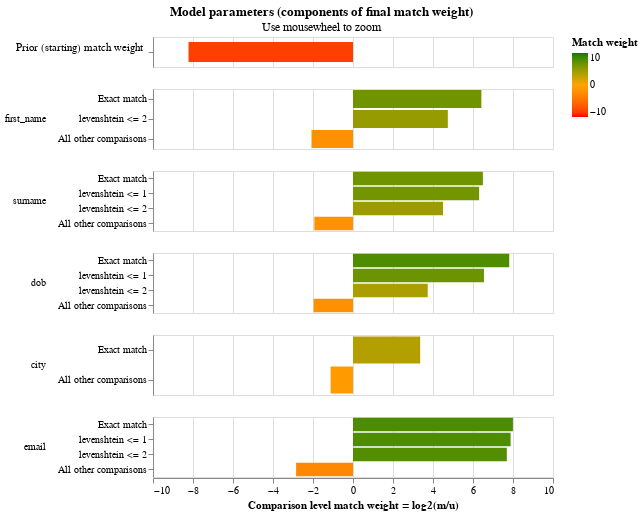

The notebook cell saved with this chart:
### Markdown cell above
## Visualising model parameters

Splink can generate a number of charts to help you understand your model.  For an introduction to these charts and how to interpret them, please see [this](https://www.youtube.com/watch?v=msz3T741KQI&t=507s) video.

The final estimated match weights can be viewed in the match weights chart:

### Code cell
linker.match_weights_chart()

### Figure 1 — Vega-Lite specification as saved in the notebook (floating-point values rounded to 4 significant figures)
{"$schema": "https://vega.github.io/schema/vega-lite/v5.2.json", "config": {"header": {"title": null}, "mark": {"tooltip": null}, "title": {"anchor": "middle"}, "view": {"height": 60, "width": 400}}, "data": {"values": [{"bayes_factor": 0.003343, "bayes_factor_description": "The probability that two random records drawn at random match is 0.003 or one in  300.1 records.This is equivalent to a starting match weight of -8.225.", "comparison_name": "probability_two_random_records_match", "comparison_sort_order": -1, "comparison_vector_value": 0, "has_tf_adjustments": false, "is_null_level": false, "label_for_charts": "", "log2_bayes_factor": -8.225, "m_probability": null, "m_probability_description": null, "max_comparison_vector_value": 0, "probability_two_random_records_match": 0.003332, "sql_condition": null, "tf_adjustment_column": null, "tf_adjustment_weight": null, "u_probability": null, "u_probability_description": null}, {"bayes_factor": 85.55, "bayes_factor_description": "If comparison level is `exact match` then comparison is 85.55 times more likely to be a match", "comparison_name": "first_name", "comparison_sort_order": 0, "comparison_vector_value": 2, "has_tf_adjustments": false, "is_null_level": false, "label_for_charts": "Exact match", "log2_bayes_factor": 6.419, "m_probability": 0.4956, "m_probability_description": "Amongst matching record comparisons, 49.56% of records are in the exact match comparison level", "max_comparison_vector_value": 2, "probability_two_random_records_match": 0.003332, "sql_condition": "\"first_name_l\" = \"first_name_r\"", "tf_adjustment_column": null, "tf_adjustment_weight": 1, "u_probability": 0.005794, "u_probability_description": "Amongst non-matching record comparisons, 0.58% of records are in the exact match comparison level"}, {"bayes_factor": 26.75, "bayes_factor_description": "If comparison level is `levenshtein <= 2` then comparison is 26.75 times more likely to be a match", "comparison_name": "first_name", "comparison_sort_order": 0, "comparison_vector_value": 1, "has_tf_adjustments": false, "is_null_level": false, "label_for_charts": "levenshtein <= 2", "log2_bayes_factor": 4.742, "m_probability": 0.2707, "m_probability_description": "Amongst matching record comparisons, 27.07% of records are in the levenshtein <= 2 comparison level", "max_comparison_vector_value": 2, "probability_two_random_records_match": 0.003332, "sql_condition": "levenshtein(\"first_name_l\", \"first_name_r\") <= 2", "tf_adjustment_column": null, "tf_adjustment_weight": 1, "u_probability": 0.01012, "u_probability_description": "Amongst non-matching record comparisons, 1.01% of records are in the levenshtein <= 2 comparison level"}, {"bayes_factor": 0.2374, "bayes_factor_description": "If comparison level is `all other comparisons` then comparison is  4.21 times less likely to be a match", "comparison_name": "first_name", "comparison_sort_order": 0, "comparison_vector_value": 0, "has_tf_adjustments": false, "is_null_level": false, "label_for_charts": "All other comparisons", "log2_bayes_factor": -2.074, "m_probability": 0.2336, "m_probability_description": "Amongst matching record comparisons, 23.36% of records are in the all other comparisons comparison level", "max_comparison_vector_value": 2, "probability_two_random_records_match": 0.003332, "sql_condition": "ELSE", "tf_adjustment_column": null, "tf_adjustment_weight": 1, "u_probability": 0.9841, "u_probability_description": "Amongst non-matching record comparisons, 98.41% of records are in the all other comparisons comparison level"}, {"bayes_factor": 90.17, "bayes_factor_description": "If comparison level is `exact match` then comparison is 90.17 times more likely to be a match", "comparison_name": "surname", "comparison_sort_order": 1, "comparison_vector_value": 3, "has_tf_adjustments": false, "is_null_level": false, "label_for_charts": "Exact match", "log2_bayes_factor": 6.495, "m_probability": 0.4409, "m_probability_description": "Amongst matching record comparisons, 44.09% of records are in the exact match comparison level", "max_comparison_vector_value": 3, "probability_two_random_records_match": 0.003332, "sql_condition": "\"surname_l\" = \"surname_r\"", "tf_adjustment_column": null, "tf_adjustment_weight": 1, "u_probability": 0.00489, "u_probability_description": "Amongst non-matching record comparisons, 0.49% of records are in the exact match comparison level"}, {"bayes_factor": 79.15, "bayes_factor_description": "If comparison level is `levenshtein <= 1` then comparison is 79.15 times more likely to be a match", "comparison_name": "surname", "comparison_sort_order": 1, "comparison_vector_value": 2, "has_tf_adjustments": false, "is_null_level": false, "label_for_charts": "levenshtein <= 1", "log2_bayes_factor": 6.307, "m_probability": 0.1871, "m_probability_description": "Amongst matching record comparisons, 18.71% of records are in the levenshtein <= 1 comparison level", "max_comparison_vector_value": 3, "probability_two_random_records_match": 0.003332, "sql_condition": "levenshtein(\"surname_l\", \"surname_r\") <= 1", "tf_adjustment_column": null, "tf_adjustment_weight": 1, "u_probability": 0.002364, "u_probability_description": "Amongst non-matching record comparisons, 0.24% of records are in the levenshtein <= 1 comparison level"}, {"bayes_factor": 22.6, "bayes_factor_description": "If comparison level is `levenshtein <= 2` then comparison is 22.60 times more likely to be a match", "comparison_name": "surname", "comparison_sort_order": 1, "comparison_vector_value": 1, "has_tf_adjustments": false, "is_null_level": false, "label_for_charts": "levenshtein <= 2", "log2_bayes_factor": 4.498, "m_probability": 0.1132, "m_probability_description": "Amongst matching record comparisons, 11.32% of records are in the levenshtein <= 2 comparison level", "max_comparison_vector_value": 3, "probability_two_random_records_match": 0.003332, "sql_condition": "levenshtein(\"surname_l\", \"surname_r\") <= 2", "tf_adjustment_column": null, "tf_adjustment_weight": 1, "u_probability": 0.005009, "u_probability_description": "Amongst non-matching record comparisons, 0.50% of records are in the levenshtein <= 2 comparison level"}, {"bayes_factor": 0.2619, "bayes_factor_description": "If comparison level is `all other comparisons` then comparison is  3.82 times less likely to be a match", "comparison_name": "surname", "comparison_sort_order": 1, "comparison_vector_value": 0, "has_tf_adjustments": false, "is_null_level": false, "label_for_charts": "All other comparisons", "log2_bayes_factor": -1.933, "m_probability": 0.2587, "m_probability_description": "Amongst matching record comparisons, 25.87% of records are in the all other comparisons comparison level", "max_comparison_vector_value": 3, "probability_two_random_records_match": 0.003332, "sql_condition": "ELSE", "tf_adjustment_column": null, "tf_adjustment_weight": 1, "u_probability": 0.9877, "u_probability_description": "Amongst non-matching record comparisons, 98.77% of records are in the all other comparisons comparison level"}, {"bayes_factor": 224.6, "bayes_factor_description": "If comparison level is `exact match` then comparison is 224.62 times more likely to be a match", "comparison_name": "dob", "comparison_sort_order": 2, "comparison_vector_value": 3, "has_tf_adjustments": false, "is_null_level": false, "label_for_charts": "Exact match", "log2_bayes_factor": 7.811, "m_probability": 0.3926, "m_probability_description": "Amongst matching record comparisons, 39.26% of records are in the exact match comparison level", "max_comparison_vector_value": 3, "probability_two_random_records_match": 0.003332, "sql_condition": "\"dob_l\" = \"dob_r\"", "tf_adjustment_column": null, "tf_adjustment_weight": 1, "u_probability": 0.001748, "u_probability_description": "Amongst non-matching record comparisons, 0.17% of records are in the exact match comparison level"}, {"bayes_factor": 93.59, "bayes_factor_description": "If comparison level is `levenshtein <= 1` then comparison is 93.59 times more likely to be a match", "comparison_name": "dob", "comparison_sort_order": 2, "comparison_vector_value": 2, "has_tf_adjustments": false, "is_null_level": false, "label_for_charts": "levenshtein <= 1", "log2_bayes_factor": 6.548, "m_probability": 0.1499, "m_probability_description": "Amongst matching record comparisons, 14.99% of records are in the levenshtein <= 1 comparison level", "max_comparison_vector_value": 3, "probability_two_random_records_match": 0.003332, "sql_condition": "levenshtein(\"dob_l\", \"dob_r\") <= 1", "tf_adjustment_column": null, "tf_adjustment_weight": 1, "u_probability": 0.001602, "u_probability_description": "Amongst non-matching record comparisons, 0.16% of records are in the levenshtein <= 1 comparison level"}, {"bayes_factor": 13.32, "bayes_factor_description": "If comparison level is `levenshtein <= 2` then comparison is 13.32 times more likely to be a match", "comparison_name": "dob", "comparison_sort_order": 2, "comparison_vector_value": 1, "has_tf_adjustments": false, "is_null_level": false, "label_for_charts": "levenshtein <= 2", "log2_bayes_factor": 3.736, "m_probability": 0.2067, "m_probability_description": "Amongst matching record comparisons, 20.67% of records are in the levenshtein <= 2 comparison level", "max_comparison_vector_value": 3, "probability_two_random_records_match": 0.003332, "sql_condition": "levenshtein(\"dob_l\", \"dob_r\") <= 2", "tf_adjustment_column": null, "tf_adjustment_weight": 1, "u_probability": 0.01552, "u_probability_description": "Amongst non-matching record comparisons, 1.55% of records are in the levenshtein <= 2 comparison level"}, {"bayes_factor": 0.2556, "bayes_factor_description": "If comparison level is `all other comparisons` then comparison is  3.91 times less likely to be a match", "comparison_name": "dob", "comparison_sort_order": 2, "comparison_vector_value": 0, "has_tf_adjustments": false, "is_null_level": false, "label_for_charts": "All other comparisons", "log2_bayes_factor": -1.968, "m_probability": 0.2508, "m_probability_description": "Amongst matching record comparisons, 25.08% of records are in the all other comparisons comparison level", "max_comparison_vector_value": 3, "probability_two_random_records_match": 0.003332, "sql_condition": "ELSE", "tf_adjustment_column": null, "tf_adjustment_weight": 1, "u_probability": 0.9811, "u_probability_description": "Amongst non-matching record comparisons, 98.11% of records are in the all other comparisons comparison level"}, {"bayes_factor": 10.26, "bayes_factor_description": "If comparison level is `exact match` then comparison is 10.26 times more likely to be a match", "comparison_name": "city", "comparison_sort_order": 3, "comparison_vector_value": 1, "has_tf_adjustments": true, "is_null_level": false, "label_for_charts": "Exact match", "log2_bayes_factor": 3.359, "m_probability": 0.5657, "m_probability_description": "Amongst matching record comparisons, 56.57% of records are in the exact match comparison level", "max_comparison_vector_value": 1, "probability_two_random_records_match": 0.003332, "sql_condition": "\"city_l\" = \"city_r\"", "tf_adjustment_column": "city", "tf_adjustment_weight": 1, "u_probability": 0.05515, "u_probability_description": "Amongst non-matching record comparisons, 5.51% of records are in the exact match comparison level"}, {"bayes_factor": 0.4597, "bayes_factor_description": "If comparison level is `all other comparisons` then comparison is  2.18 times less likely to be a match", "comparison_name": "city", "comparison_sort_order": 3, "comparison_vector_value": 0, "has_tf_adjustments": false, "is_null_level": false, "label_for_charts": "All other comparisons", "log2_bayes_factor": -1.121, "m_probability": 0.4343, "m_probability_description": "Amongst matching record comparisons, 43.43% of records are in the all other comparisons comparison level", "max_comparison_vector_value": 1, "probability_two_random_records_match": 0.003332, "sql_condition": "ELSE", "tf_adjustment_column": null, "tf_adjustment_weight": 1, "u_probability": 0.9449, "u_probability_description": "Amongst non-matching record comparisons, 94.49% of records are in the all other comparisons comparison level"}, {"bayes_factor": 255.4, "bayes_factor_description": "If comparison level is `exact match` then comparison is 255.42 times more likely to be a match", "comparison_name": "email", "comparison_sort_order": 4, "comparison_vector_value": 3, "has_tf_adjustments": false, "is_null_level": false, "label_for_charts": "Exact match", "log2_bayes_factor": 7.997, "m_probability": 0.5604, "m_probability_description": "Amongst matching record comparisons, 56.04% of records are in the exact match comparison level", "max_comparison_vector_value": 3, "probability_two_random_records_match": 0.003332, "sql_condition": "\"email_l\" = \"email_r\"", "tf_adjustment_column": null, "tf_adjustment_weight": 1, "u_probability": 0.002194, "u_probability_description": "Amongst non-matching record comparisons, 0.22% of records are in the exact match comparison level"}, {"bayes_factor": 235.5, "bayes_factor_description": "If comparison level is `levenshtein <= 1` then comparison is 235.46 times more likely to be a match", "comparison_name": "email", "comparison_sort_order": 4, "comparison_vector_value": 2, "has_tf_adjustments": false, "is_null_level": false, "label_for_charts": "levenshtein <= 1", "log2_bayes_factor": 7.879, "m_probability": 0.1727, "m_probability_description": "Amongst matching record comparisons, 17.27% of records are in the levenshtein <= 1 comparison level", "max_comparison_vector_value": 3, "probability_two_random_records_match": 0.003332, "sql_condition": "levenshtein(\"email_l\", \"email_r\") <= 1", "tf_adjustment_column": null, "tf_adjustment_weight": 1, "u_probability": 0.0007334, "u_probability_description": "Amongst non-matching record comparisons, 0.07% of records are in the levenshtein <= 1 comparison level"}, {"bayes_factor": 206.6, "bayes_factor_description": "If comparison level is `levenshtein <= 2` then comparison is 206.64 times more likely to be a match", "comparison_name": "email", "comparison_sort_order": 4, "comparison_vector_value": 1, "has_tf_adjustments": false, "is_null_level": false, "label_for_charts": "levenshtein <= 2", "log2_bayes_factor": 7.691, "m_probability": 0.1283, "m_probability_description": "Amongst matching record comparisons, 12.83% of records are in the levenshtein <= 2 comparison level", "max_comparison_vector_value": 3, "probability_two_random_records_match": 0.003332, "sql_condition": "levenshtein(\"email_l\", \"email_r\") <= 2", "tf_adjustment_column": null, "tf_adjustment_weight": 1, "u_probability": 0.0006208, "u_probability_description": "Amongst non-matching record comparisons, 0.06% of records are in the levenshtein <= 2 comparison level"}, {"bayes_factor": 0.1392, "bayes_factor_description": "If comparison level is `all other comparisons` then comparison is  7.19 times less likely to be a match", "comparison_name": "email", "comparison_sort_order": 4, "comparison_vector_value": 0, "has_tf_adjustments": false, "is_null_level": false, "label_for_charts": "All other comparisons", "log2_bayes_factor": -2.845, "m_probability": 0.1387, "m_probability_description": "Amongst matching record comparisons, 13.87% of records are in the all other comparisons comparison level", "max_comparison_vector_value": 3, "probability_two_random_records_match": 0.003332, "sql_condition": "ELSE", "tf_adjustment_column": null, "tf_adjustment_weight": 1, "u_probability": 0.9965, "u_probability_description": "Amongst non-matching record comparisons, 99.65% of records are in the all other comparisons comparison level"}]}, "resolve": {"axis": {"y": "independent"}, "scale": {"y": "independent"}}, "selection": {"zoom_selector": {"bind": "scales", "encodings": ["x"], "type": "interval"}}, "title": {"subtitle": "Use mousewheel to zoom", "text": "Model parameters (components of final match weight)"}, "vconcat": [{"encoding": {"color": {"field": "log2_bayes_factor", "scale": {"domain": [-10, 0, 10], "range": ["red", "orange", "green"]}, "title": "Match weight", "type": "quantitative"}, "tooltip": [{"field": "comparison_name", "title": "Comparison name", "type": "nominal"}, {"field": "probability_two_random_records_match", "format": ".4f", "title": "Probability two random records match", "type": "nominal"}, {"field": "log2_bayes_factor", "format": ",.4f", "title": "Equivalent match weight", "type": "quantitative"}, {"field": "bayes_factor_description", "title": "Match weight description", "type": "nominal"}], "x": {"axis": {"domain": false, "labels": false, "ticks": false, "title": ""}, "field": "log2_bayes_factor", "scale": {"domain": [-10, 10]}, "type": "quantitative"}, "y": {"axis": {"title": "Prior (starting) match weight", "titleAlign": "right", "titleAngle": 0, "titleFontWeight": "normal"}, "field": "label_for_charts", "sort": {"field": "comparison_vector_value", "order": "descending"}, "type": "nominal"}}, "height": 30, "mark": {"clip": true, "height": 20, "type": "bar"}, "selection": {"zoom_selector": {"bind": "scales", "encodings": ["x"], "type": "interval"}}, "transform": [{"filter": "(datum.comparison_name == 'probability_two_random_records_match')"}]}, {"encoding": {"color": {"field": "log2_bayes_factor", "scale": {"domain": [-10, 0, 10], "range": ["red", "orange", "green"]}, "title": "Match weight", "type": "quantitative"}, "row": {"field": "comparison_name", "header": {"labelAlign": "left", "labelAnchor": "middle", "labelAngle": 0}, "sort": {"field": "comparison_sort_order"}, "type": "nominal"}, "tooltip": [{"field": "comparison_name", "title": "Comparison name", "type": "nominal"}, {"field": "label_for_charts", "title": "Label", "type": "ordinal"}, {"field": "sql_condition", "title": "SQL condition", "type": "nominal"}, {"field": "m_probability", "format": ".4f", "title": "M probability", "type": "quantitative"}, {"field": "u_probability", "format": ".4f", "title": "U probability", "type": "quantitative"}, {"field": "bayes_factor", "format": ",.4f", "title": "Bayes factor = m/u", "type": "quantitative"}, {"field": "log2_bayes_factor", "format": ",.4f", "title": "Match weight = log2(m/u)", "type": "quantitative"}, {"field": "bayes_factor_description", "title": "Match weight description", "type": "nominal"}], "x": {"axis": {"title": "Comparison level match weight = log2(m/u)"}, "field": "log2_bayes_factor", "scale": {"domain": [-10, 10]}, "type": "quantitative"}, "y": {"axis": {"title": null}, "field": "label_for_charts", "sort": {"field": "comparison_vector_value", "order": "descending"}, "type": "nominal"}}, "mark": {"clip": true, "type": "bar"}, "resolve": {"axis": {"y": "independent"}, "scale": {"y": "independent"}}, "selection": {"zoom_selector": {"bind": "scales", "encodings": ["x"], "type": "interval"}}, "transform": [{"filter": "(datum.comparison_name != 'probability_two_random_records_match')"}]}]}
